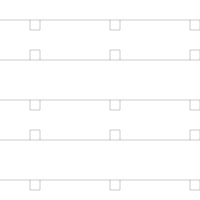

Recreate this plot in Python.
import argparse
import drawsvg as draw
from numpy import array, sqrt, pi, log
from math import floor, ceil

class SimpleMaker:

    ## 比例尺：20 对应 0.5，40 对应 1

    def GenerateSimple(name, wire_length, size = 0):
        d = draw.Drawing(200,200,origin = 'center', displayInline = False)
        p = draw.Path(stroke_width=0.202, stroke='black', fill_opacity="0")

        simple_circuit = SimpleMaker(size)
        simple_circuit.makeSimple(p,wire_length)
        d.append(p)
        d.save_svg(name+".svg")

    def __init__(self,size = 0):

        self.size = size
        # self.line_width = 0.202
        self.line_width = 0.6
        self.spacing = 10
        self.pixel_scale = 3.77
        self.minimum_stitch_length = 2 * self.pixel_scale

    def makeSimple(self, path, wire_length, reverse=False):
        reverseF = -1 if reverse else 1
        if self.size > 0:
            #40单位对应1cm
            lastPoint = array([-140, -120])

            for i in range(0,4):
                path.M(lastPoint[0], lastPoint[1])
                for j in range(0,3):
                    path.L(lastPoint[0], lastPoint[1] - 10)
                    path.L(lastPoint[0] - 10, lastPoint[1] - 10)
                    path.L(lastPoint[0] - 10, lastPoint[1])
                    path.L(lastPoint[0], lastPoint[1])
                    path.L(lastPoint[0] + 80, lastPoint[1])
                    lastPoint[0] += 80
                path.L(lastPoint[0], lastPoint[1] - 10)
                path.L(lastPoint[0] - 10, lastPoint[1] - 10)
                path.L(lastPoint[0] - 10, lastPoint[1])
                path.L(lastPoint[0], lastPoint[1])
                lastPoint[0] -= 240
                lastPoint[1] += 40
                path.M(lastPoint[0], lastPoint[1])
                for j in range(0,3):
                    path.L(lastPoint[0], lastPoint[1] + 10)
                    path.L(lastPoint[0] - 10, lastPoint[1] + 10)
                    path.L(lastPoint[0] - 10, lastPoint[1])
                    path.L(lastPoint[0], lastPoint[1])
                    path.L(lastPoint[0] + 80, lastPoint[1])
                    lastPoint[0] += 80
                path.L(lastPoint[0], lastPoint[1] + 10)
                path.L(lastPoint[0] - 10, lastPoint[1] + 10)
                path.L(lastPoint[0] - 10, lastPoint[1])
                path.L(lastPoint[0], lastPoint[1])
                lastPoint[0] -= 240
                lastPoint[1] += 40

        else:
            raise Exception("size must be >0")



    def drawStitches(self, p, x1, y1, x2, y2):
        dx = x2 - x1
        dy = y2 - y1
        length = sqrt((dx ** 2) + (dy ** 2))
        stittches = length/self.minimum_stitch_length

        for i in range (1, floor(stittches)):
            p.L (x1 + dx/stittches*i, y1 + dy/stittches*i)
        p.L(x2,y2)

if __name__=="__main__":
    SimpleMaker.GenerateSimple("main_line", -8, 10)
